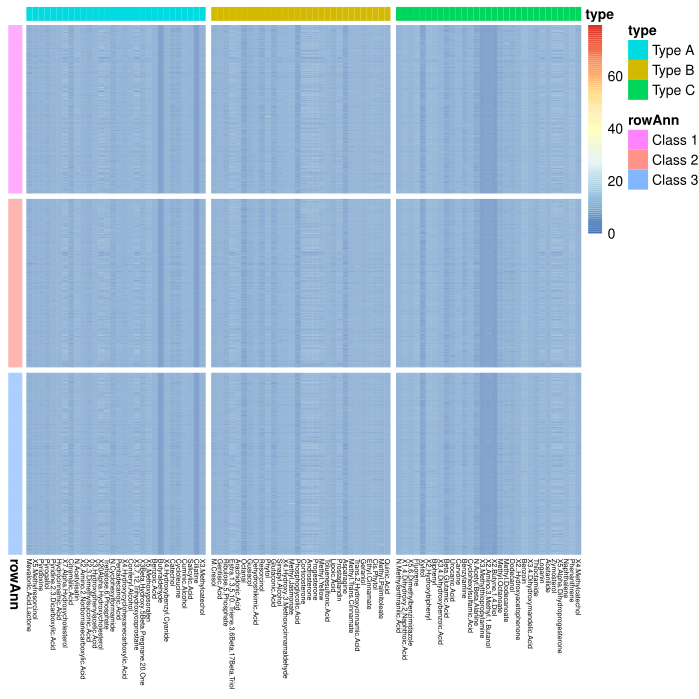

The R source for this figure:
library(pheatmap)


df <- read.csv("final_uni.csv",row.names = 1)

dim(df)
# Row Ann
annotation_row <- data.frame(
  rowAnn = c(rep("Class 1",800),rep("Class 2",800),rep("Class 3",864))
)
rownames(annotation_row) <- rownames(df)

# Col Ann
annotation_col <- data.frame(
  type = rep(c("Type A", "Type B","Type C"), c(30,30,31))
)
rownames(annotation_col) <- colnames(df)

pheatmap(df,
         border_color = 'black',
         cluster_rows = F,
         cluster_cols = F,
         show_rownames = F,
         fontsize_col = 5,
         # scale = 'row',
         annotation_row = annotation_row,
         annotation_col = annotation_col,
         gaps_row = c(800,1600),
         gaps_col = c(30,60))
